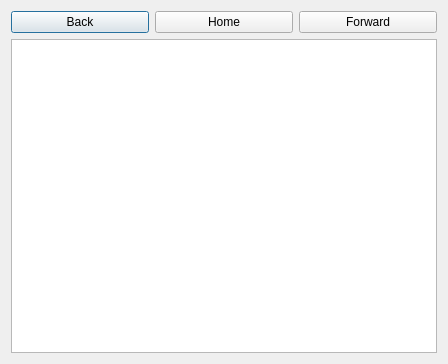
<?xml version="1.0" encoding="UTF-8"?>
<ui version="4.0">
 <class>HelpBrowser</class>
 <widget class="QDialog" name="HelpBrowser">
  <property name="geometry">
   <rect>
    <x>0</x>
    <y>0</y>
    <width>448</width>
    <height>364</height>
   </rect>
  </property>
  <property name="windowTitle">
   <string>Dialog</string>
  </property>
  <layout class="QGridLayout" name="gridLayout">
   <item row="0" column="0">
    <layout class="QHBoxLayout" name="horizontalLayout">
     <item>
      <widget class="QPushButton" name="back">
       <property name="text">
        <string>Back</string>
       </property>
      </widget>
     </item>
     <item>
      <widget class="QPushButton" name="home">
       <property name="text">
        <string>Home</string>
       </property>
      </widget>
     </item>
     <item>
      <widget class="QPushButton" name="forward">
       <property name="text">
        <string>Forward</string>
       </property>
      </widget>
     </item>
    </layout>
   </item>
   <item row="1" column="0">
    <widget class="QTextBrowser" name="textBrowser"/>
   </item>
  </layout>
 </widget>
 <resources/>
 <connections/>
</ui>
